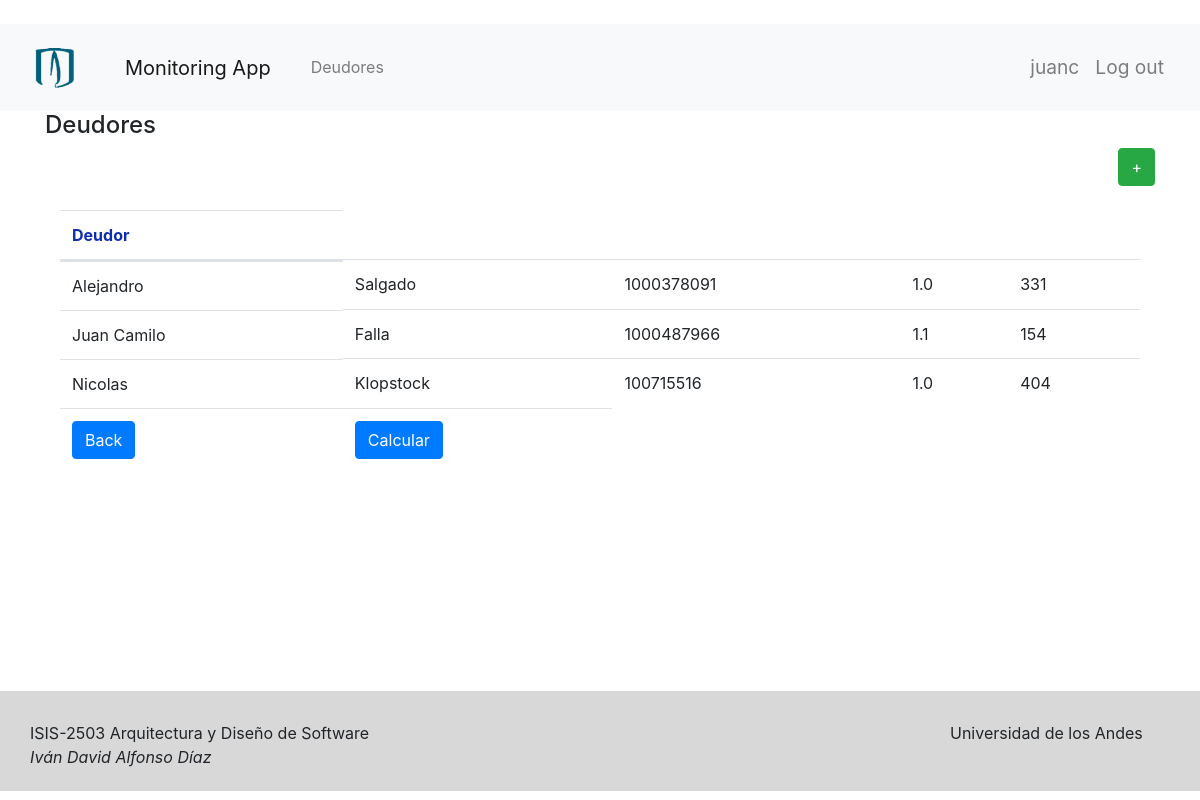
/creditscore/ (signed in), run on the app's committed database.
### deudores/models.py (models this page shows, shortened)
class Deudor(models.Model):
    nombre = models.CharField(max_length=50)
    apellido = models.CharField(max_length=50)
    cedula = models.CharField(max_length=50)
    telefono = models.CharField(max_length=50)
    direccion = models.CharField(max_length=50)
    email = models.CharField(max_length=50)
    version = models.FloatField()
    creditscore = models.FloatField(default=None, null=True)

### deudores/views.py (the view)
# urls.py: path('creditscore/', views.calcularCreditScore, name='calcularCreditScore'),
@register.simple_tag
def calcularCreditScore(request):
    deudores = get_deudores()
    context = { 'deudores': deudores}
    for deudor in deudores:
        if deudor.version ==1.0:
            deudor.creditscore = calcular_credito10(id)
            deudor.save()
        elif deudor.version ==1.1:
            deudor.creditscore = calcular_credito11(id)
            deudor.save(using='default')
    return render(request, 'deudor/deudores.html', context)
    return

### deudores/logic/logic_deudores.py (called while the page is built)
def get_deudores ():
    queryset = Deudor.objects.all()
    return queryset

def calcular_credito10 (id):
    return random.randint(0, 700)

def calcular_credito11 (id):
    return random.randint(0, 700)

### deudores/templates/deudor/deudores.html (shortened to what this page needs)
{% extends 'bases/base.html' %}
{% block content %}
<div class="content">
    <div class="">
        <div class="page-header-title">
            <h4 class="page-title">Deudores</h4>
            <div style="text-align:right;">
                <button type="button" class="btn btn-success waves-effect waves-light"
                        onClick=" window.location.href='/variablecreate' " style="text-align:center;">+
                </button>
            </div>
        </div>
    </div>
    <br>
    <div class="page-content-wrapper">
        <div class="container">
            <div class="panel panel-default">
                <div class="panel-body">
                    <table class="table table-hover">
                        <thead>
                        <tr style="color:#0E2EB0">
                            <th>Deudor</th>
                        </tr>
                        </thead>
                        <tbody>
                        {% for var in deudores %}
                        <tr>
                            <td class="d-flex justify-content-between">
                                {{ var.nombre }}
                            </td>
                            <td>
                                {{ var.apellido }}
                            </td>
                            <td>
                                {{ var.cedula }}
                            </td>
                            <td>
                                {{ var.version }}
                            </td>
                            <td>
                                {{ var.creditscore }}
                            </td>
                        </tr>
                        {% endfor %}
                        <tr>
                            <td>
                                <button type="button" class="btn btn-primary waves-effect waves-light"
                                onClick=" window.location.href='/' ">
                                Back
                                </button>
                            </td>
                            <td>
                                <button type="button" class="btn btn-primary waves-effect waves-light"
                                        onClick=" window.location.href='/creditscore' ">
                                    Calcular
                                </button>
                            </td>
                        </tr>
                        </tbody>
                    </table>
                </div>
            </div>
        </div>
    </div>
</div>
{% endblock %}

### monitoring/templates/bases/base.html (shortened to what this page needs)
<!DOCTYPE html>
<html>
    <head>
        <link rel="stylesheet" href="https://stackpath.bootstrapcdn.com/bootstrap/4.1.3/css/bootstrap.min.css">
    </head>
    <body>
        <br>
        <nav class="navbar navbar-expand-lg navbar-light bg-light">
            <nav class="navbar navbar-light bg-light">
                <a class="navbar-brand" href="/">
                <img src="/static/media/logo.png" width="45" height="45" alt="">
                </a>
            </nav>
          <nav class="navbar navbar-light bg-light">
              <a class="navbar-brand" href="/">
                  Monitoring App
              </a>
          </nav>
          <div class="collapse navbar-collapse" id="navbarSupportedContent">
            <ul class="navbar-nav mr-auto">
                <li class="nav-item">
                    <a class="nav-link" href="/deudores/">Deudores</a>
                </li>
            </ul>
              <form class="form-inline my-2 my-lg-0">
                {% if user.is_authenticated %}
                <ul class="nav navbar-nav navbar-right">
                    <li><a style="font-size:120%" class="nav-link">{{ user.username }}</a></li>
                    <li><a style="font-size:120%; padding-right:20px" class="nav-link" href="/logout">Log out</a></li>
                </ul>
                {% else %}
                <ul class="nav navbar-nav navbar-right">
                    <li><a style="font-size:120%; padding-right:20px" class="navbar-link" href="/login/auth0">Login</a></li>
                </ul>
                {% endif %}
              </form>
          </div>
        </nav>
        <main>
          <div class="container" style="min-height: 580px;">
          {% block content %}
          {% endblock %}
          </div>
        </main>
    </body>
        <footer style="background-color: #D8D8D8; position: relative; bottom: 0; width: 100%; height: 100px;">
            <div style="padding: 30px">
                <div style="float: left; width: 400px;" >ISIS-2503 Arquitectura y Diseño de Software</div>
                <div style="float: right; width: 220px;" >Universidad de los Andes</div>
                <br>
                <div style="float: left; width: 400px;" ><i>Iván David Alfonso Díaz</i></div>
            </div>
            <br>
        </footer>
</html>

### data on the page
Deudor: nombre "Alejandro", apellido "Salgado", cedula "1000378091", version "1.0", creditscore "331"
Deudor: nombre "Juan Camilo", apellido "Falla", cedula "1000487966", version "1.1", creditscore "154"
Deudor: nombre "Nicolas", apellido "Klopstock", cedula "100715516", version "1.0", creditscore "404"

### other printed values
{{ user.username }} "juanc"
